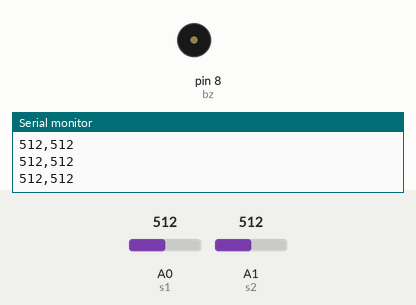
The sketch below on a simulated Arduino Uno, built with avr-gcc and run on an emulated ATmega328P. On the bench: buzzer (waves = sounding), the last lines printed to the serial monitor. The test bench sets the inputs (shaded band); at power-on: A0 (s1) = 512, A1 (s2) = 512.

Above: at 1.2 s.
1.3 s: A0 (s1) set to 586
2.8 s: A0 (s1) set to 616
At 3.4 s:
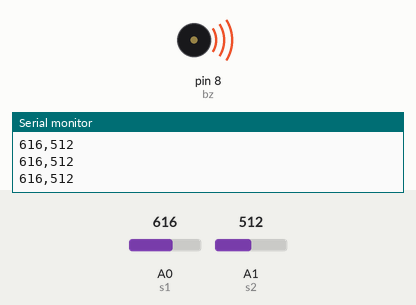
Timing chart, 0 to 5.8 s (numbered marks = the images above; inputs shaded):
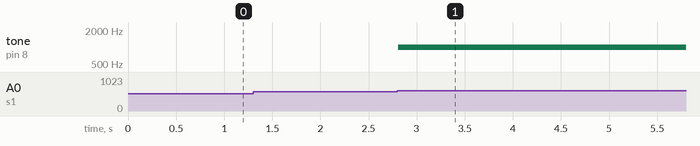

Measured:
- the behaviour switches between 600 and 601 on A0 (s1) (found by bisection; images 0 and 1)
- after the input at 2.8 s, tone on pin 8 (bz): silent → 1000 Hz at once

The sketch:

Projeto_133_Rede_de_Vazamento_de_Agua.ino
```cpp
// Projeto 133 - Rede de Vazamento de Água
// Arduino Uno | Arduino Neon Lab

int s1=A0,s2=A1,bz=8;
 void setup(){ Serial.begin(9600); }
 void loop(){
   int a=analogRead(s1), b=analogRead(s2);
   if(a>600 || b>600) tone(bz,1000); else noTone(bz);
   Serial.print(a); Serial.print(','); Serial.println(b); delay(200);
 }
```
